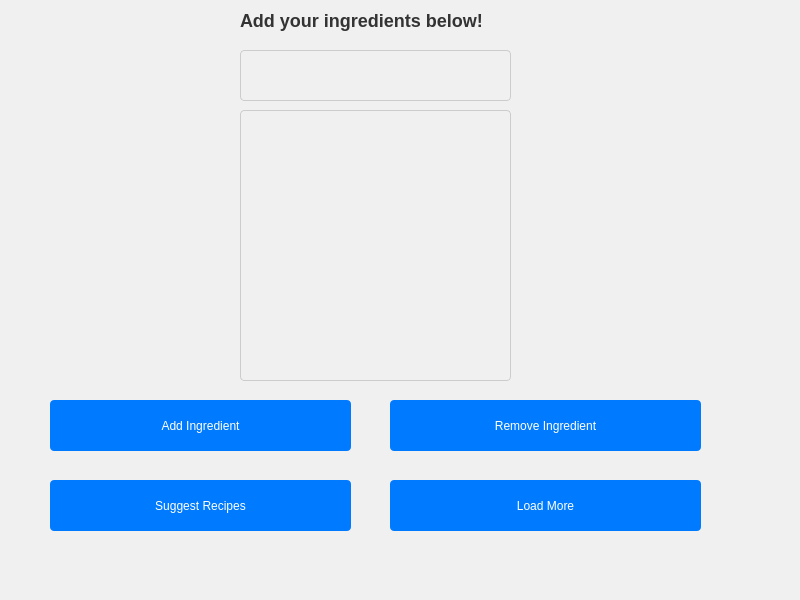
<?xml version="1.0" encoding="UTF-8"?>
<ui version="4.0">
 <class>MainWindow</class>
 <widget class="QMainWindow" name="MainWindow">
  <property name="geometry">
   <rect>
    <x>0</x>
    <y>0</y>
    <width>800</width>
    <height>600</height>
   </rect>
  </property>
  <property name="windowTitle">
   <string>MainWindow</string>
  </property>
  <property name="styleSheet">
   <string notr="true">QWidget {
    background-color: #f0f0f0;
    font-family: Arial, sans-serif;
}

QLabel {
    font-size: 18px;
    font-weight: bold;
    color: #333;
}

QLineEdit, QListWidget, QTextEdit {
    color: black; 
    border: 1px solid #ccc;
    padding: 8px;
    border-radius: 4px;
}

QPushButton {
    background-color: #007BFF;
    color: white;
    border: none;
    padding: 10px 20px;
    border-radius: 4px;
}

QPushButton:hover {
    background-color: #0056b3;
}</string>
  </property>
  <widget class="QWidget" name="centralwidget">
   <widget class="QListWidget" name="ingredientList">
    <property name="geometry">
     <rect>
      <x>240</x>
      <y>110</y>
      <width>271</width>
      <height>271</height>
     </rect>
    </property>
   </widget>
   <widget class="QPushButton" name="loadMoreButton">
    <property name="geometry">
     <rect>
      <x>390</x>
      <y>480</y>
      <width>311</width>
      <height>51</height>
     </rect>
    </property>
    <property name="text">
     <string>Load More</string>
    </property>
   </widget>
   <widget class="QPushButton" name="suggestButton">
    <property name="geometry">
     <rect>
      <x>50</x>
      <y>480</y>
      <width>301</width>
      <height>51</height>
     </rect>
    </property>
    <property name="text">
     <string>Suggest Recipes</string>
    </property>
   </widget>
   <widget class="QPushButton" name="addButton">
    <property name="geometry">
     <rect>
      <x>50</x>
      <y>400</y>
      <width>301</width>
      <height>51</height>
     </rect>
    </property>
    <property name="text">
     <string>Add Ingredient</string>
    </property>
   </widget>
   <widget class="QPushButton" name="removeButton">
    <property name="geometry">
     <rect>
      <x>390</x>
      <y>400</y>
      <width>311</width>
      <height>51</height>
     </rect>
    </property>
    <property name="text">
     <string>Remove Ingredient</string>
    </property>
   </widget>
   <widget class="QLineEdit" name="ingredientInput">
    <property name="geometry">
     <rect>
      <x>240</x>
      <y>50</y>
      <width>271</width>
      <height>51</height>
     </rect>
    </property>
   </widget>
   <widget class="QLabel" name="label_2">
    <property name="geometry">
     <rect>
      <x>240</x>
      <y>0</y>
      <width>271</width>
      <height>41</height>
     </rect>
    </property>
    <property name="text">
     <string>Add your ingredients below!</string>
    </property>
   </widget>
  </widget>
  <widget class="QMenuBar" name="menubar">
   <property name="geometry">
    <rect>
     <x>0</x>
     <y>0</y>
     <width>800</width>
     <height>37</height>
    </rect>
   </property>
  </widget>
  <widget class="QStatusBar" name="statusbar"/>
 </widget>
 <resources/>
 <connections/>
</ui>
